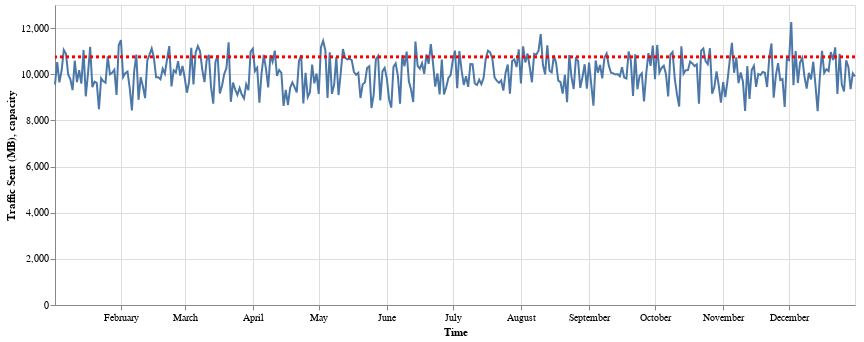

Source (notebook cell):
### Code cell
#A quick function to sum up the property values on the edge 
def edge_weight(edge,prop_name):
    return sum(list(map(lambda e: e[1],edge.property_history(prop_name))))

rolling_edge = device_graph.edge("N01","N02").rolling(step='1 day', window='1 day')

result = pd.DataFrame()
result['Traffic Sent (MB)'] = [edge_weight(e,"traffic") for e in rolling_edge]
result['Time'] = [e.end_date_time() for e in rolling_edge]

capacity = pd.DataFrame({'capacity': [device_graph.edge("N01","N02")["capacity"]]})


chart = alt.Chart(result).mark_line().encode(
    x="Time:T",
    y="Traffic Sent (MB):Q",
).properties(
    width=800,
)
capacity_line = alt.Chart(capacity).mark_rule(color='red', strokeWidth=3,strokeDash=[3, 3]).encode(y='capacity:Q')

alt.layer(chart,capacity_line)

### Figure 1 — Vega-Lite specification as saved in the notebook (floating-point values rounded to 4 significant figures; data arrays with more than 128 entries replaced by an {"elided": "..."} marker saying what was removed)
{"config": {"view": {"continuousWidth": 400, "continuousHeight": 300}}, "layer": [{"data": {"name": "data-da505a829b2c398d113e28f6acb7b8c7"}, "mark": "line", "encoding": {"x": {"field": "Time", "type": "temporal"}, "y": {"field": "Traffic Sent (MB)", "type": "quantitative"}}, "width": 800}, {"data": {"name": "data-3dbef05335d08111b543db0c09b1669b"}, "mark": {"type": "rule", "color": "red", "strokeDash": [3, 3], "strokeWidth": 3}, "encoding": {"y": {"field": "capacity", "type": "quantitative"}}}], "$schema": "https://vega.github.io/schema/vega-lite/v4.17.0.json", "datasets": {"data-da505a829b2c398d113e28f6acb7b8c7": {"elided": "365 records"}, "data-3dbef05335d08111b543db0c09b1669b": [{"capacity": 10752}]}}
